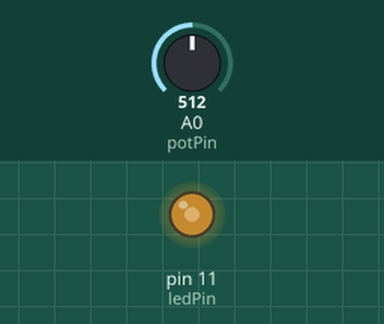
Simulated run of this sketch. Board: Arduino Uno, built with avr-gcc and run on an emulated ATmega328P. Shown: output pins drawn as LEDs (lit = HIGH). The test bench sets the inputs (shaded band); at power-on: A0 (potPin) = 512.

Above: at 1.2 s.
1.3 s: A0 (potPin) set to 716
At 1.7 s:
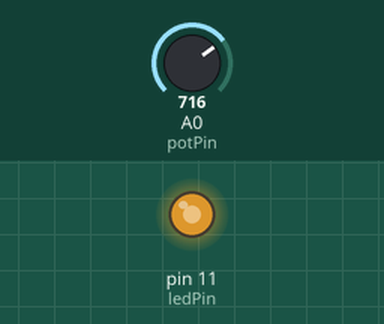
2.8 s: A0 (potPin) set to 900
At 4.0 s:
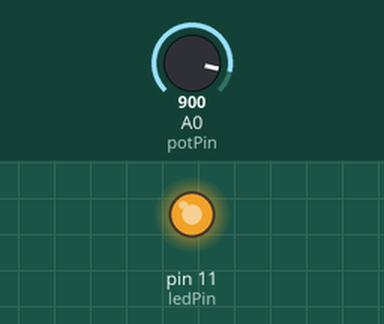
4.3 s: A0 (potPin) set to 122
At 5.2 s:
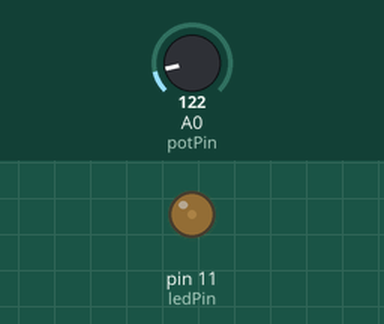
5.8 s: A0 (potPin) set to 0
At 6.3 s:
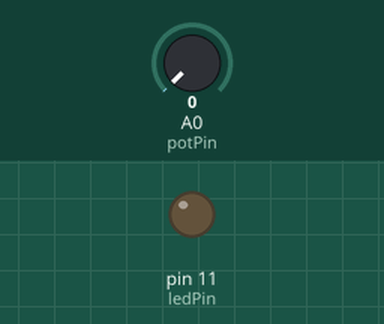
7.3 s: A0 (potPin) set to 511
At 8.7 s:
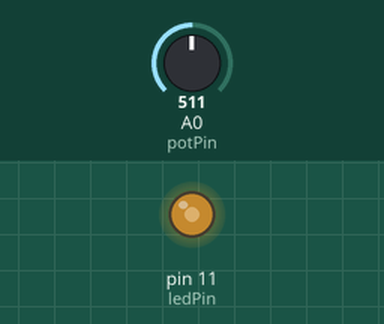
Timing chart, 0 to 9.8 s (numbered marks = the images above; inputs shaded):
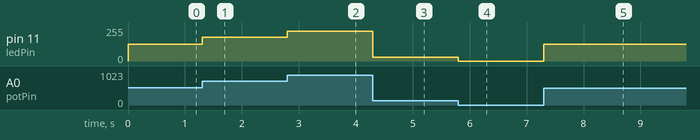

The sketch:

LedPotPWM.ino
```cpp
#define potPin 0
#define ledPin 11

void setup()
{
  pinMode(potPin, INPUT);
  pinMode(ledPin, OUTPUT);
}

void loop()
{
  analogWrite(ledPin, map(analogRead(potPin), 0, 1023, 0, 255));
}
```

Measured:
- after the input at 1.3 s, pin 11 (ledPin): 127/255 → 178/255 at once
- after the input at 2.8 s, pin 11 (ledPin): 178/255 → 224/255 at once
- after the input at 4.3 s, pin 11 (ledPin): 224/255 → 30/255 at once
- after the input at 5.8 s, pin 11 (ledPin): 30/255 → 0/255 at once
- after the input at 7.3 s, pin 11 (ledPin): 0/255 → 127/255 at once
